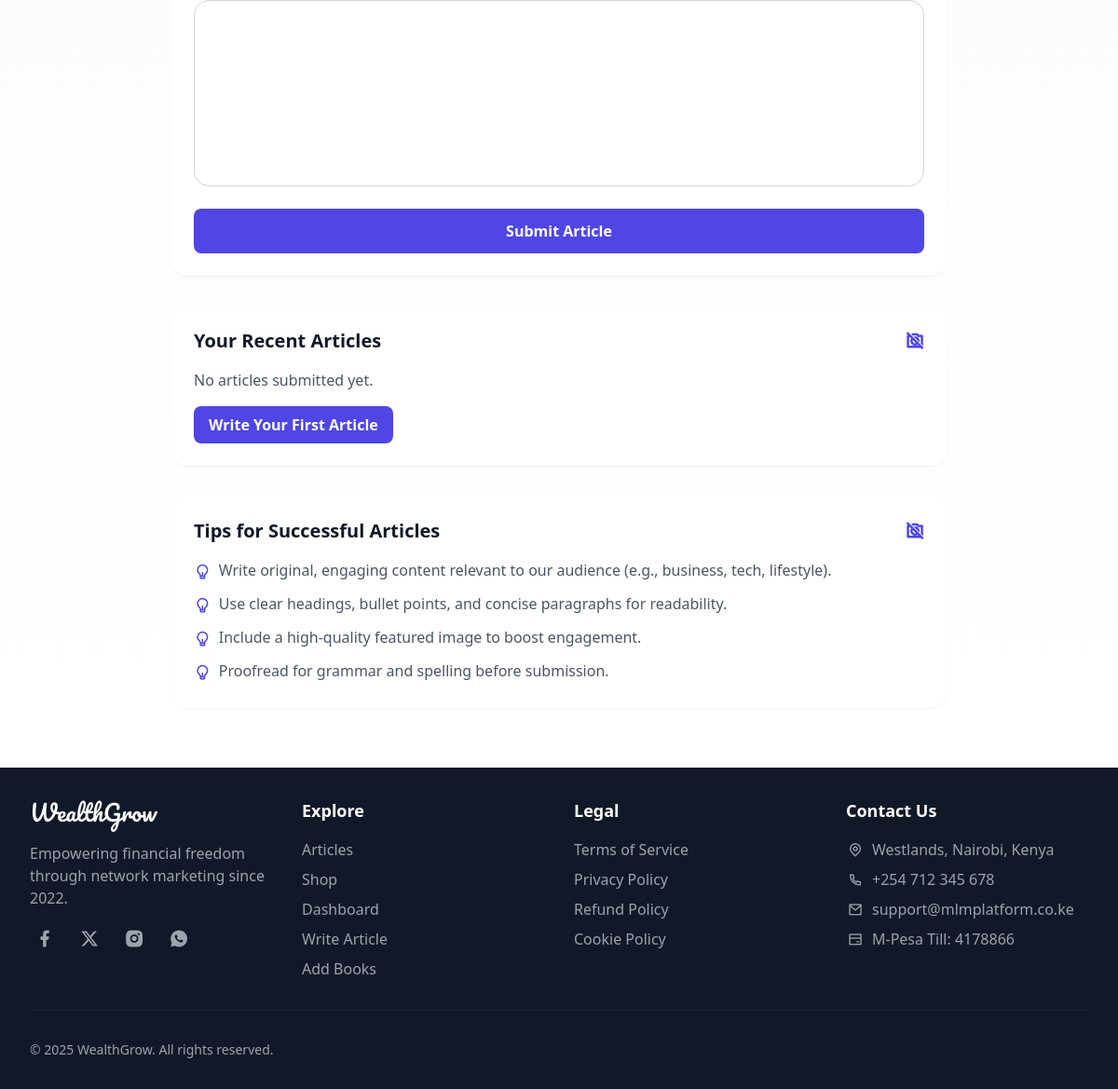
Before: /write_article.php (signed in, lower part) with the older database file.
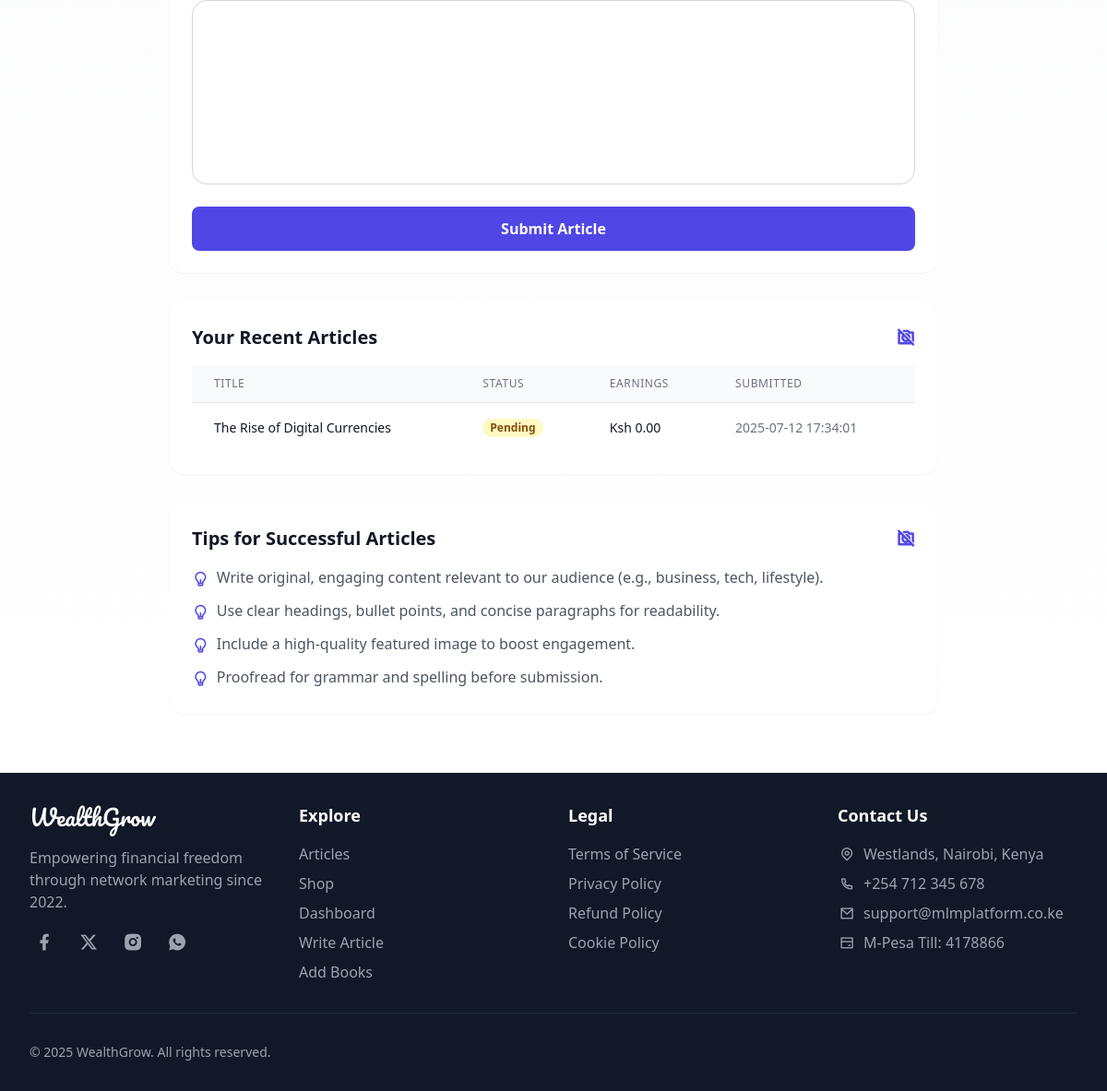
After: the same page with the newer database file.
### tables this page shows
CREATE TABLE articles (
    id INT AUTO_INCREMENT PRIMARY KEY,
    user_id INT NOT NULL,
    title VARCHAR(100) NOT NULL,
    content TEXT NOT NULL,
    featured_image VARCHAR(255) DEFAULT NULL,
    status ENUM('pending', 'approved', 'rejected') DEFAULT 'pending',
    created_at TIMESTAMP DEFAULT CURRENT_TIMESTAMP,
    FOREIGN KEY (user_id) REFERENCES users(id) ON DELETE CASCADE,
    INDEX idx_user_id_status (user_id, status)
);

### write_article.php (the view, shortened to what this page needs)
<?php
include_once 'config.php';
$stmt = $conn->prepare('SELECT id, title, status, created_at FROM articles WHERE user_id = ? ORDER BY created_at DESC LIMIT 5');
$stmt->bind_param('i', $_SESSION['user_id']);
$stmt->execute();
$recent_articles = $stmt->get_result()->fetch_all(MYSQLI_ASSOC);
?>
<?php include_once 'header.php'; ?>
<section class="py-16 bg-gradient-to-b from-gray-50 to-white">
    <div class="max-w-4xl mx-auto px-4 sm:px-6 lg:px-8">
        <div class="bg-white p-6 rounded-lg shadow-sm mb-8 animate-slide-in">
            <form action="write_article.php" method="POST" enctype="multipart/form-data">
                <div class="mb-6">
                    <div id="editor" class="border border-gray-300 rounded-lg min-h-[200px]"></div>
                </div>
                <button type="submit" name="submit_article" class="w-full bg-primary text-white py-3 px-4 rounded-button font-semibold hover:bg-indigo-700 transition-colors animate-pulse-cta">Submit Article</button>
            </form>
        </div>
        <div class="bg-white p-6 rounded-lg shadow-sm mb-8 animate-slide-in">
            <h3 class="text-xl font-semibold text-gray-900 mb-4 flex justify-between items-center">
                Your Recent Articles
                <button class="toggle-section text-primary hover:text-indigo-700">
                    <i class="ri-arrow-down-s-line text-xl"></i>
                </button>
            </h3>
            <div class="section-content">
                <?php if (empty($recent_articles)): ?>
                    <p class="text-gray-600">No articles submitted yet.</p>
                    <a href="#editor" class="mt-4 inline-block bg-primary text-white px-4 py-2 rounded-button font-semibold hover:bg-indigo-700 transition-colors animate-pulse-cta">Write Your First Article</a>
                <?php else: ?>
                    <div class="overflow-x-auto">
                        <table class="min-w-full divide-y divide-gray-200">
                            <thead class="bg-gray-50">
                                <tr>
                                    <th class="px-6 py-3 text-left text-xs font-medium text-gray-500 uppercase tracking-wider">Title</th>
                                    <th class="px-6 py-3 text-left text-xs font-medium text-gray-500 uppercase tracking-wider">Status</th>
                                    <th class="px-6 py-3 text-left text-xs font-medium text-gray-500 uppercase tracking-wider">Earnings</th>
                                    <th class="px-6 py-3 text-left text-xs font-medium text-gray-500 uppercase tracking-wider">Submitted</th>
                                </tr>
                            </thead>
                            <tbody class="bg-white divide-y divide-gray-200">
                                <?php foreach ($recent_articles as $article): ?>
                                    <tr>
                                        <td class="px-6 py-4 whitespace-nowrap text-sm text-gray-900"><?php echo htmlspecialchars($article['title']); ?></td>
                                        <td class="px-6 py-4 whitespace-nowrap text-sm">
                                            <span class="px-2 inline-flex text-xs leading-5 font-semibold rounded-full
                                                <?php echo $article['status'] === 'approved' ? 'bg-green-100 text-green-800' : ($article['status'] === 'pending' ? 'bg-yellow-100 text-yellow-800' : 'bg-red-100 text-red-800'); ?>">
                                                <?php echo ucfirst(htmlspecialchars($article['status'])); ?>
                                            </span>
                                        </td>
                                        <td class="px-6 py-4 whitespace-nowrap text-sm text-gray-900">
                                            Ksh <?php echo $article['status'] === 'approved' ? '300.00' : '0.00'; ?>
                                        </td>
                                        <td class="px-6 py-4 whitespace-nowrap text-sm text-gray-500"><?php echo htmlspecialchars($article['created_at']); ?></td>
                                    </tr>
                                <?php endforeach; ?>
                            </tbody>
                        </table>
                    </div>
                <?php endif; ?>
            </div>
        </div>
        <div class="bg-white p-6 rounded-lg shadow-sm animate-slide-in">
            <h3 class="text-xl font-semibold text-gray-900 mb-4 flex justify-between items-center">
                Tips for Successful Articles
                <button class="toggle-section text-primary hover:text-indigo-700">
                    <i class="ri-arrow-down-s-line text-xl"></i>
                </button>
            </h3>
            <div class="section-content">
                <ul class="space-y-2 text-gray-600">
                    <li class="flex items-start">
                        <i class="ri-lightbulb-line text-primary mr-2 text-lg"></i>
                        <span>Write original, engaging content relevant to our audience (e.g., business, tech, lifestyle).</span>
                    </li>
                    <li class="flex items-start">
                        <i class="ri-lightbulb-line text-primary mr-2 text-lg"></i>
                        <span>Use clear headings, bullet points, and concise paragraphs for readability.</span>
                    </li>
                    <li class="flex items-start">
                        <i class="ri-lightbulb-line text-primary mr-2 text-lg"></i>
                        <span>Include a high-quality featured image to boost engagement.</span>
                    </li>
                    <li class="flex items-start">
                        <i class="ri-lightbulb-line text-primary mr-2 text-lg"></i>
                        <span>Proofread for grammar and spelling before submission.</span>
                    </li>
                </ul>
            </div>
        </div>
    </div>
</section>
<link href="https://cdn.jsdelivr.net/npm/quill@2.0.2/dist/quill.snow.css" rel="stylesheet">
<?php include_once 'footer.php'; ?>

### header.php (shortened to what this page needs)
<!DOCTYPE html>
<html lang="en">
<head>
    <script src="https://cdn.tailwindcss.com/3.4.16"></script>
    <link rel="stylesheet" href="https://cdnjs.cloudflare.com/ajax/libs/remixicon/4.6.0/remixicon.min.css">
    <link rel="stylesheet" href="style.css">
</head>
<body>

### footer.php (shortened to what this page needs)
<?php
include_once 'config.php';
$tier_id = null;
if (isset($_SESSION['user_id'])) {
    $stmt = $conn->prepare('SELECT tier_id FROM users WHERE id = ?');
    $stmt->bind_param('i', $_SESSION['user_id']);
    if (!$stmt->execute()) {
        error_log('Failed to fetch user tier: user_id=' . $_SESSION['user_id'] . ', error=' . $stmt->error . ', time=' . date('Y-m-d H:i:s'));
    } else {
        $tier_id = $stmt->get_result()->fetch_assoc()['tier_id'] ?? null;
    }
}
?>
<footer class="bg-gray-900 text-white py-8">
    <div class="max-w-7xl mx-auto px-4 sm:px-6 lg:px-8">
        <div class="grid grid-cols-1 md:grid-cols-4 gap-8">
            <div>
                <div class="text-2xl font-['Pacifico'] text-white mb-4">WealthGrow</div>
                <p class="text-gray-400 mb-4">Empowering financial freedom through network marketing since 2022.</p>
                <div class="flex space-x-4">
                    <a href="https://facebook.com" class="text-gray-400 hover:text-white" aria-label="Facebook">
                        <div class="w-8 h-8 flex items-center justify-center">
                            <i class="ri-facebook-fill ri-lg"></i>
                        </div>
                    </a>
                    <a href="https://x.com" class="text-gray-400 hover:text-white" aria-label="Twitter">
                        <div class="w-8 h-8 flex items-center justify-center">
                            <i class="ri-twitter-x-fill ri-lg"></i>
                        </div>
                    </a>
                    <a href="https://instagram.com" class="text-gray-400 hover:text-white" aria-label="Instagram">
                        <div class="w-8 h-8 flex items-center justify-center">
                            <i class="ri-instagram-fill ri-lg"></i>
                        </div>
                    </a>
                    <a href="https://whatsapp.com" class="text-gray-400 hover:text-white" aria-label="WhatsApp">
                        <div class="w-8 h-8 flex items-center justify-center">
                            <i class="ri-whatsapp-fill ri-lg"></i>
                        </div>
                    </a>
                </div>
            </div>
            <div>
                <h3 class="text-lg font-semibold mb-4">Explore</h3>
                <ul class="space-y-2">
                    <li><a href="./articles.php" class="text-gray-400 hover:text-white">Articles</a></li>
                    <li><a href="./shop.php" class="text-gray-400 hover:text-white">Shop</a></li>
                    <?php if (isset($_SESSION['user_id'])): ?>
                        <li><a href="./dashboard.php" class="text-gray-400 hover:text-white">Dashboard</a></li>
                        <li><a href="./write_article.php" class="text-gray-400 hover:text-white">Write Article</a></li>
                        <?php if ($tier_id == 3): ?>
                            <li><a href="./add_books.php" class="text-gray-400 hover:text-white">Add Books</a></li>
                        <?php endif; ?>
                    <?php else: ?>
                        <li><a href="./register.php" class="text-gray-400 hover:text-white">Sign Up</a></li>
                        <li><a href="./login.php" class="text-gray-400 hover:text-white">Log In</a></li>
                    <?php endif; ?>
                </ul>
            </div>
            <div>
                <h3 class="text-lg font-semibold mb-4">Legal</h3>
                <ul class="space-y-2">
                    <li><a href="./terms.php" class="text-gray-400 hover:text-white">Terms of Service</a></li>
                    <li><a href="./privacy.php" class="text-gray-400 hover:text-white">Privacy Policy</a></li>
                    <li><a href="./refund.php" class="text-gray-400 hover:text-white">Refund Policy</a></li>
                    <li><a href="./cookie.php" class="text-gray-400 hover:text-white">Cookie Policy</a></li>
                </ul>
            </div>
            <div>
                <h3 class="text-lg font-semibold mb-4">Contact Us</h3>
                <ul class="space-y-2">
                    <li class="flex items-start">
                        <div class="w-5 h-5 flex items-center justify-center text-gray-400 mr-2 mt-0.5">
                            <i class="ri-map-pin-line"></i>
                        </div>
                        <span class="text-gray-400">Westlands, Nairobi, Kenya</span>
                    </li>
                    <li class="flex items-start">
                        <div class="w-5 h-5 flex items-center justify-center text-gray-400 mr-2 mt-0.5">
                            <i class="ri-phone-line"></i>
                        </div>
                        <span class="text-gray-400">+254 712 345 678</span>
                    </li>
                    <li class="flex items-start">
                        <div class="w-5 h-5 flex items-center justify-center text-gray-400 mr-2 mt-0.5">
                            <i class="ri-mail-line"></i>
                        </div>
                        <span class="text-gray-400">support@mlmplatform.co.ke</span>
                    </li>
                    <li class="flex items-start">
                        <div class="w-5 h-5 flex items-center justify-center text-gray-400 mr-2 mt-0.5">
                            <i class="ri-bank-card-line"></i>
                        </div>
                        <span class="text-gray-400">M-Pesa Till: 4178866</span>
                    </li>
                </ul>
            </div>
        </div>
        <div class="border-t border-gray-800 mt-8 pt-8 flex flex-col md:flex-row justify-between items-center">
            <p class="text-gray-400 text-sm">© 2025 WealthGrow. All rights reserved.</p>
        </div>
    </div>
</footer>

### style.css (style rules this page uses)
:where([class^="ri-"])::before { content: none; }
.toggle-section i.ri-arrow-down-s-line::before { content: "\eb33"; }
.animate-slide-in { opacity: 0; transform: translateY(20px); animation: slideIn 0.6s ease-out forwards; }
.animate-pulse-cta { animation: pulse 2s infinite; }

Changed rows visible on the page:
added articles: title "The Rise of Digital Currencies", status "Pending", shows "0.00", created_at "2025-07-12 17:34:01"
Other visible differences:
text no longer shown: "No articles submitted yet. Write Your First Article"
text now shown: "TITLE STATUS EARNINGS SUBMITTED"
